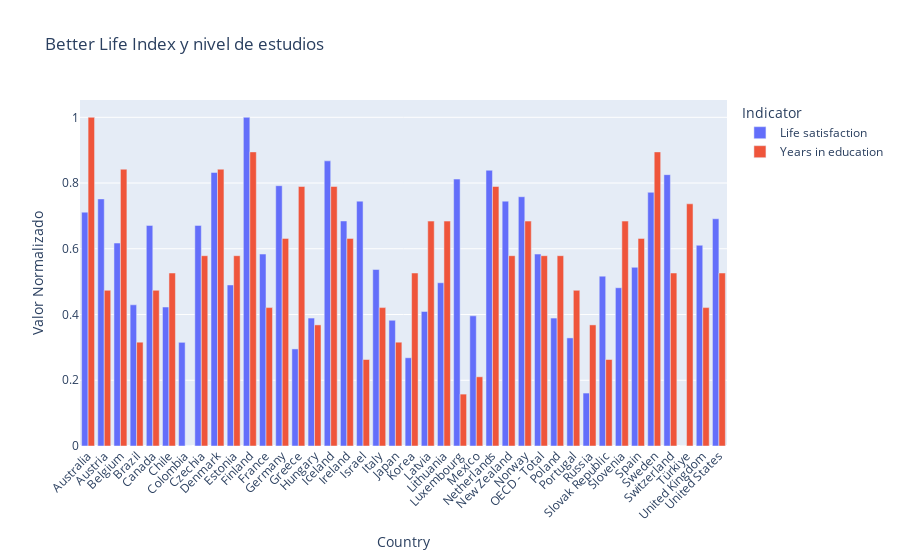

Notebook source saved alongside this figure:
### Code cell
fig = px.bar(df_long, x="Country", y="Normalized Value",
    color="Indicator", barmode="group",
    title="Better Life Index y nivel de estudios",labels={"Normalized Value": "Valor Normalizado"})
fig.update_layout(xaxis_tickangle=-45)
fig.show()

### Figure 1 — Plotly figure (JSON) as saved in the notebook; plotly's stock layout.template omitted (floating-point values rounded to 4 significant figures)
{"data": [{"alignmentgroup": "True", "hovertemplate": "Indicator=Life satisfaction<br>Country=%{x}<br>Valor Normalizado=%{y}<extra></extra>", "legendgroup": "Life satisfaction", "marker": {"color": "#636efa", "pattern": {"shape": ""}}, "name": "Life satisfaction", "offsetgroup": "Life satisfaction", "orientation": "v", "showlegend": true, "textposition": "auto", "type": "bar", "x": ["Australia", "Austria", "Belgium", "Brazil", "Canada", "Chile", "Colombia", "Czechia", "Denmark", "Estonia", "Finland", "France", "Germany", "Greece", "Hungary", "Iceland", "Ireland", "Israel", "Italy", "Japan", "Korea", "Latvia", "Lithuania", "Luxembourg", "Mexico", "Netherlands", "New Zealand", "Norway", "OECD - Total", "Poland", "Portugal", "Russia", "Slovak Republic", "Slovenia", "Spain", "Sweden", "Switzerland", "Türkiye", "United Kingdom", "United States"], "xaxis": "x", "y": [0.7114, 0.7517, 0.6174, 0.4295, 0.6711, 0.4228, 0.3154, 0.6711, 0.8322, 0.4899, 1.0, 0.5839, 0.7919, 0.2953, 0.3893, 0.8674, 0.6846, 0.745, 0.5369, 0.3826, 0.2685, 0.4094, 0.4966, 0.8121, 0.396, 0.8389, 0.745, 0.7584, 0.5839, 0.3893, 0.3289, 0.1611, 0.5168, 0.4815, 0.5436, 0.7718, 0.8255, 0.0, 0.6107, 0.6913], "yaxis": "y"}, {"alignmentgroup": "True", "hovertemplate": "Indicator=Years in education<br>Country=%{x}<br>Valor Normalizado=%{y}<extra></extra>", "legendgroup": "Years in education", "marker": {"color": "#EF553B", "pattern": {"shape": ""}}, "name": "Years in education", "offsetgroup": "Years in education", "orientation": "v", "showlegend": true, "textposition": "auto", "type": "bar", "x": ["Australia", "Austria", "Belgium", "Brazil", "Canada", "Chile", "Colombia", "Czechia", "Denmark", "Estonia", "Finland", "France", "Germany", "Greece", "Hungary", "Iceland", "Ireland", "Israel", "Italy", "Japan", "Korea", "Latvia", "Lithuania", "Luxembourg", "Mexico", "Netherlands", "New Zealand", "Norway", "OECD - Total", "Poland", "Portugal", "Russia", "Slovak Republic", "Slovenia", "Spain", "Sweden", "Switzerland", "Türkiye", "United Kingdom", "United States"], "xaxis": "x", "y": [1.0, 0.4737, 0.8421, 0.3158, 0.4737, 0.5263, 0.0, 0.5789, 0.8421, 0.5789, 0.8947, 0.4211, 0.6316, 0.7895, 0.3684, 0.7895, 0.6316, 0.2632, 0.4211, 0.3158, 0.5263, 0.6842, 0.6842, 0.1579, 0.2105, 0.7895, 0.5789, 0.6842, 0.5789, 0.5789, 0.4737, 0.3684, 0.2632, 0.6842, 0.6316, 0.8947, 0.5263, 0.7368, 0.4211, 0.5263], "yaxis": "y"}], "layout": {"barmode": "group", "legend": {"title": {"text": "Indicator"}, "tracegroupgap": 0}, "title": {"text": "Better Life Index y nivel de estudios"}, "xaxis": {"anchor": "y", "domain": [0, 1], "tickangle": -45, "title": {"text": "Country"}}, "yaxis": {"anchor": "x", "domain": [0, 1], "title": {"text": "Valor Normalizado"}}}}
